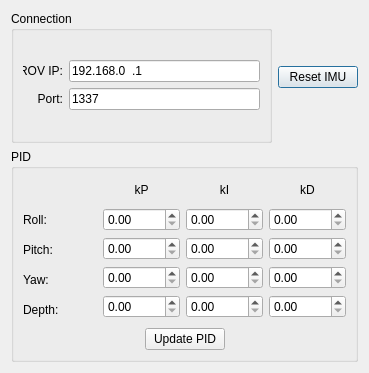
<?xml version="1.0" encoding="UTF-8"?>
<ui version="4.0">
 <class>settingsDialog</class>
 <widget class="QDialog" name="settingsDialog">
  <property name="geometry">
   <rect>
    <x>0</x>
    <y>0</y>
    <width>369</width>
    <height>373</height>
   </rect>
  </property>
  <property name="windowTitle">
   <string>Settings</string>
  </property>
  <layout class="QHBoxLayout" name="horizontalLayout_6">
   <item>
    <layout class="QVBoxLayout" name="verticalLayout_10">
     <item>
      <layout class="QHBoxLayout" name="horizontalLayout_5">
       <item>
        <widget class="QGroupBox" name="groupBox">
         <property name="title">
          <string>Connection</string>
         </property>
         <layout class="QVBoxLayout" name="verticalLayout_2">
          <item>
           <layout class="QVBoxLayout" name="verticalLayout">
            <item>
             <layout class="QHBoxLayout" name="horizontalLayout_2">
              <item>
               <widget class="QLabel" name="label">
                <property name="minimumSize">
                 <size>
                  <width>40</width>
                  <height>0</height>
                 </size>
                </property>
                <property name="maximumSize">
                 <size>
                  <width>40</width>
                  <height>16777215</height>
                 </size>
                </property>
                <property name="text">
                 <string>ROV IP:</string>
                </property>
                <property name="alignment">
                 <set>Qt::AlignmentFlag::AlignRight|Qt::AlignmentFlag::AlignTrailing|Qt::AlignmentFlag::AlignVCenter</set>
                </property>
               </widget>
              </item>
              <item>
               <widget class="QLineEdit" name="ipVal">
                <property name="inputMask">
                 <string>000.000.000.000</string>
                </property>
                <property name="text">
                 <string>192.168.0.1</string>
                </property>
               </widget>
              </item>
             </layout>
            </item>
            <item>
             <layout class="QHBoxLayout" name="horizontalLayout">
              <item>
               <widget class="QLabel" name="label_2">
                <property name="minimumSize">
                 <size>
                  <width>40</width>
                  <height>0</height>
                 </size>
                </property>
                <property name="maximumSize">
                 <size>
                  <width>40</width>
                  <height>16777215</height>
                 </size>
                </property>
                <property name="text">
                 <string>Port:</string>
                </property>
                <property name="alignment">
                 <set>Qt::AlignmentFlag::AlignRight|Qt::AlignmentFlag::AlignTrailing|Qt::AlignmentFlag::AlignVCenter</set>
                </property>
               </widget>
              </item>
              <item>
               <widget class="QLineEdit" name="portVal">
                <property name="inputMask">
                 <string>0000</string>
                </property>
                <property name="text">
                 <string>1337</string>
                </property>
               </widget>
              </item>
             </layout>
            </item>
           </layout>
          </item>
         </layout>
        </widget>
       </item>
       <item>
        <layout class="QVBoxLayout" name="verticalLayout_9">
         <item>
          <spacer name="verticalSpacer">
           <property name="orientation">
            <enum>Qt::Orientation::Vertical</enum>
           </property>
           <property name="sizeType">
            <enum>QSizePolicy::Policy::Minimum</enum>
           </property>
           <property name="sizeHint" stdset="0">
            <size>
             <width>20</width>
             <height>40</height>
            </size>
           </property>
          </spacer>
         </item>
         <item>
          <widget class="QPushButton" name="resetIMUBut">
           <property name="text">
            <string>Reset IMU</string>
           </property>
          </widget>
         </item>
         <item>
          <spacer name="verticalSpacer_2">
           <property name="orientation">
            <enum>Qt::Orientation::Vertical</enum>
           </property>
           <property name="sizeType">
            <enum>QSizePolicy::Policy::Minimum</enum>
           </property>
           <property name="sizeHint" stdset="0">
            <size>
             <width>20</width>
             <height>40</height>
            </size>
           </property>
          </spacer>
         </item>
        </layout>
       </item>
      </layout>
     </item>
     <item>
      <widget class="QGroupBox" name="groupBox_2">
       <property name="title">
        <string>PID</string>
       </property>
       <layout class="QVBoxLayout" name="verticalLayout_8">
        <item>
         <layout class="QVBoxLayout" name="verticalLayout_7">
          <item>
           <layout class="QHBoxLayout" name="horizontalLayout_3">
            <item>
             <layout class="QVBoxLayout" name="verticalLayout_3">
              <item>
               <widget class="QLabel" name="label_7">
                <property name="minimumSize">
                 <size>
                  <width>0</width>
                  <height>24</height>
                 </size>
                </property>
                <property name="maximumSize">
                 <size>
                  <width>16777215</width>
                  <height>24</height>
                 </size>
                </property>
                <property name="text">
                 <string/>
                </property>
               </widget>
              </item>
              <item>
               <widget class="QLabel" name="label_3">
                <property name="minimumSize">
                 <size>
                  <width>0</width>
                  <height>24</height>
                 </size>
                </property>
                <property name="maximumSize">
                 <size>
                  <width>16777215</width>
                  <height>24</height>
                 </size>
                </property>
                <property name="text">
                 <string>Roll:</string>
                </property>
               </widget>
              </item>
              <item>
               <widget class="QLabel" name="label_4">
                <property name="minimumSize">
                 <size>
                  <width>0</width>
                  <height>24</height>
                 </size>
                </property>
                <property name="maximumSize">
                 <size>
                  <width>16777215</width>
                  <height>24</height>
                 </size>
                </property>
                <property name="text">
                 <string>Pitch:</string>
                </property>
               </widget>
              </item>
              <item>
               <widget class="QLabel" name="label_5">
                <property name="minimumSize">
                 <size>
                  <width>0</width>
                  <height>24</height>
                 </size>
                </property>
                <property name="maximumSize">
                 <size>
                  <width>16777215</width>
                  <height>24</height>
                 </size>
                </property>
                <property name="text">
                 <string>Yaw:</string>
                </property>
               </widget>
              </item>
              <item>
               <widget class="QLabel" name="label_6">
                <property name="minimumSize">
                 <size>
                  <width>0</width>
                  <height>24</height>
                 </size>
                </property>
                <property name="maximumSize">
                 <size>
                  <width>16777215</width>
                  <height>24</height>
                 </size>
                </property>
                <property name="text">
                 <string>Depth:</string>
                </property>
               </widget>
              </item>
             </layout>
            </item>
            <item>
             <layout class="QVBoxLayout" name="verticalLayout_4">
              <item>
               <widget class="QLabel" name="label_8">
                <property name="minimumSize">
                 <size>
                  <width>0</width>
                  <height>24</height>
                 </size>
                </property>
                <property name="maximumSize">
                 <size>
                  <width>16777215</width>
                  <height>24</height>
                 </size>
                </property>
                <property name="text">
                 <string>kP</string>
                </property>
                <property name="alignment">
                 <set>Qt::AlignmentFlag::AlignCenter</set>
                </property>
               </widget>
              </item>
              <item>
               <widget class="QDoubleSpinBox" name="rollKPval">
                <property name="maximum">
                 <double>99999.000000000000000</double>
                </property>
                <property name="singleStep">
                 <double>0.100000000000000</double>
                </property>
               </widget>
              </item>
              <item>
               <widget class="QDoubleSpinBox" name="pitchKPval">
                <property name="maximum">
                 <double>99999.000000000000000</double>
                </property>
                <property name="singleStep">
                 <double>0.100000000000000</double>
                </property>
               </widget>
              </item>
              <item>
               <widget class="QDoubleSpinBox" name="yawKPval">
                <property name="maximum">
                 <double>99999.000000000000000</double>
                </property>
                <property name="singleStep">
                 <double>0.100000000000000</double>
                </property>
               </widget>
              </item>
              <item>
               <widget class="QDoubleSpinBox" name="depthKPval">
                <property name="maximum">
                 <double>99999.000000000000000</double>
                </property>
                <property name="singleStep">
                 <double>0.100000000000000</double>
                </property>
               </widget>
              </item>
             </layout>
            </item>
            <item>
             <layout class="QVBoxLayout" name="verticalLayout_5">
              <item>
               <widget class="QLabel" name="label_9">
                <property name="minimumSize">
                 <size>
                  <width>0</width>
                  <height>24</height>
                 </size>
                </property>
                <property name="maximumSize">
                 <size>
                  <width>16777215</width>
                  <height>24</height>
                 </size>
                </property>
                <property name="text">
                 <string>kI</string>
                </property>
                <property name="alignment">
                 <set>Qt::AlignmentFlag::AlignCenter</set>
                </property>
               </widget>
              </item>
              <item>
               <widget class="QDoubleSpinBox" name="rollKIval">
                <property name="maximum">
                 <double>99999.000000000000000</double>
                </property>
                <property name="singleStep">
                 <double>0.100000000000000</double>
                </property>
               </widget>
              </item>
              <item>
               <widget class="QDoubleSpinBox" name="pitchKIval">
                <property name="maximum">
                 <double>99999.000000000000000</double>
                </property>
                <property name="singleStep">
                 <double>0.100000000000000</double>
                </property>
               </widget>
              </item>
              <item>
               <widget class="QDoubleSpinBox" name="yawKIval">
                <property name="maximum">
                 <double>99999.000000000000000</double>
                </property>
                <property name="singleStep">
                 <double>0.100000000000000</double>
                </property>
               </widget>
              </item>
              <item>
               <widget class="QDoubleSpinBox" name="depthKIval">
                <property name="maximum">
                 <double>99999.000000000000000</double>
                </property>
                <property name="singleStep">
                 <double>0.100000000000000</double>
                </property>
               </widget>
              </item>
             </layout>
            </item>
            <item>
             <layout class="QVBoxLayout" name="verticalLayout_6">
              <item>
               <widget class="QLabel" name="label_10">
                <property name="minimumSize">
                 <size>
                  <width>0</width>
                  <height>24</height>
                 </size>
                </property>
                <property name="maximumSize">
                 <size>
                  <width>16777215</width>
                  <height>24</height>
                 </size>
                </property>
                <property name="text">
                 <string>kD</string>
                </property>
                <property name="alignment">
                 <set>Qt::AlignmentFlag::AlignCenter</set>
                </property>
               </widget>
              </item>
              <item>
               <widget class="QDoubleSpinBox" name="rollKDval">
                <property name="maximum">
                 <double>99999.000000000000000</double>
                </property>
                <property name="singleStep">
                 <double>0.010000000000000</double>
                </property>
               </widget>
              </item>
              <item>
               <widget class="QDoubleSpinBox" name="pitchKDval">
                <property name="maximum">
                 <double>99999.000000000000000</double>
                </property>
                <property name="singleStep">
                 <double>0.010000000000000</double>
                </property>
               </widget>
              </item>
              <item>
               <widget class="QDoubleSpinBox" name="yawKDval">
                <property name="maximum">
                 <double>99999.000000000000000</double>
                </property>
                <property name="singleStep">
                 <double>0.010000000000000</double>
                </property>
               </widget>
              </item>
              <item>
               <widget class="QDoubleSpinBox" name="depthKDval">
                <property name="maximum">
                 <double>99999.000000000000000</double>
                </property>
                <property name="singleStep">
                 <double>0.010000000000000</double>
                </property>
               </widget>
              </item>
             </layout>
            </item>
           </layout>
          </item>
          <item>
           <layout class="QHBoxLayout" name="horizontalLayout_4">
            <item>
             <spacer name="horizontalSpacer">
              <property name="orientation">
               <enum>Qt::Orientation::Horizontal</enum>
              </property>
              <property name="sizeHint" stdset="0">
               <size>
                <width>40</width>
                <height>20</height>
               </size>
              </property>
             </spacer>
            </item>
            <item>
             <widget class="QPushButton" name="updatePIDBut">
              <property name="text">
               <string>Update PID</string>
              </property>
             </widget>
            </item>
            <item>
             <spacer name="horizontalSpacer_2">
              <property name="orientation">
               <enum>Qt::Orientation::Horizontal</enum>
              </property>
              <property name="sizeHint" stdset="0">
               <size>
                <width>40</width>
                <height>20</height>
               </size>
              </property>
             </spacer>
            </item>
           </layout>
          </item>
         </layout>
        </item>
       </layout>
      </widget>
     </item>
    </layout>
   </item>
  </layout>
 </widget>
 <resources/>
 <connections/>
</ui>
